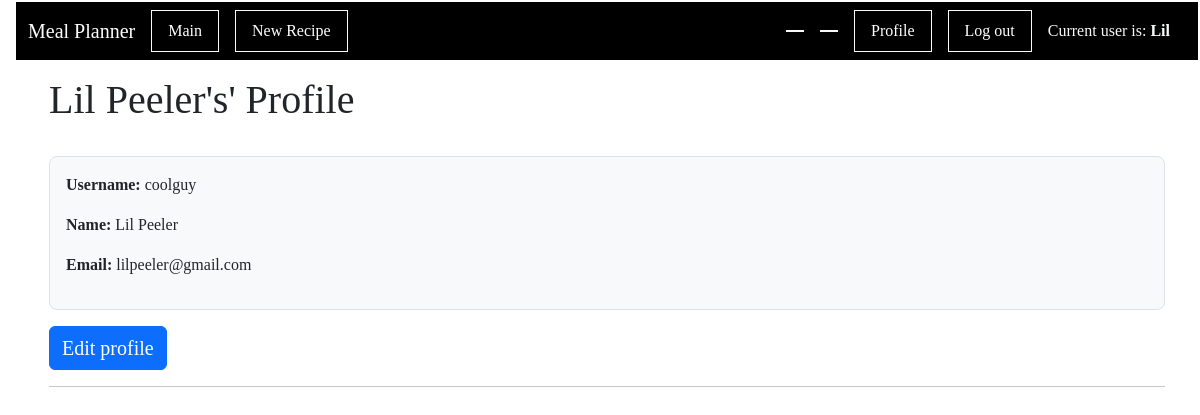
/user/profile (signed in), run on the app's committed database.
### app/main/models.py (models this page shows, shortened)
class User(db.Model, UserMixin):
    id: sqlo.Mapped[int] = sqlo.mapped_column(primary_key=True)
    first_name: sqlo.Mapped[str] = sqlo.mapped_column(sqla.String(64))
    last_name: sqlo.Mapped[str] = sqlo.mapped_column(sqla.String(64))
    username: sqlo.Mapped[str] = sqlo.mapped_column(sqla.String(64))
    email: sqlo.Mapped[str] = sqlo.mapped_column(sqla.String(120))
    password_hash: sqlo.Mapped[str] = sqlo.mapped_column(sqla.String(256))
    is_certified: sqlo.Mapped[bool] = sqlo.mapped_column(sqla.Boolean, default=False)
    written_recipes: sqlo.WriteOnlyMapped['Recipe'] = sqlo.relationship(back_populates='writer')
    users_saved_recipes : sqlo.WriteOnlyMapped['Recipe'] = sqlo.relationship(
        secondary=saved_recipes_table,
        primaryjoin=(saved_recipes_table.c.user_id == id),
        back_populates='recipe_saved_by_users'
    )
    curr_ingredients: sqlo.WriteOnlyMapped['UserIngredientListUse'] = sqlo.relationship(back_populates='userlist_user')
    @login.user_loader
    def load_user(id):
        return db.session.get(User, int(id))

### app/main/routes.py (the view)
@bp_main.route('/user/profile', methods=['GET','POST'])
def display_profile():
    return render_template('profile.html', title="User Profile", user=current_user)

### meal_planner.py (called while the page is built)
@app.before_request
def initDB(*args, **kwargs):
    if app._got_first_request:
        db.create_all()

### app/main/templates/profile.html
{% extends "base.html" %}
{% import 'bootstrap_wtf.html' as wtf %}
{% block content %}
    <h1>{{ user.first_name }} {{ user.last_name }}'s' Profile</h1>
    <br>
    <div class="border rounded-3 bg-light p-3">
        <p> <b>Username:</b>  {{ user.username }} </p>
        <p> <b> Name: </b> {{ user.first_name }} {{ user.last_name }} </p>
        <p> <b> Email: </b> {{ user.email }}</p>
    </div>
    {% if user.id == current_user.id %}
        <p><a href="{{ url_for('main.edit_profile') }}" class="btn btn-primary mt-3 fs-5">Edit profile</a></p>
    {% endif %}
    <hr class="solid">
{% endblock %}

### app/main/templates/base.html (shortened to what this page needs)
<html>
    <head>
       <link
            href="https://cdn.jsdelivr.net/npm/bootstrap@5.3.2/dist/css/bootstrap.min.css"
            rel="stylesheet"
>
       <link rel="stylesheet" href="{{ url_for('static', filename='css/main.css') }}">
       <head>{{ moment.include_moment() }}</head>
    </head>
    <body>
        <nav class = "navbar navbar-dark navbar-expand-lg" style="background-color: black;">
            <div class="container-fluid">
                <a class="navbar-brand" href="{{ url_for('main.index') }}">Meal Planner</a>
                <div class="collapse navbar-collapse" id="navbarSupportedContent">
                    <ul class="navbar-nav me-auto mb-2 mb-lg-0">
                        {% if not current_user.is_anonymous %}
                            <li class="nav-item border border-light px-2 me-3 ">
                                <a class="nav-link text-white" aria-current="page" href="{{ url_for('main.index') }}">Main</a>
                            </li>
                            <li class="nav-item border border-light px-2 me-3 " >
                                <a class="nav-link text-white" aria-current="page" href="{{ url_for('main.createRecipe') }}">New Recipe</a>
                            </li>
                        {% endif %}
                    </ul>
                    <ul class="navbar-nav ms-auto mb-2 mb-lg-0 align-items-center">
                        {% if not current_user.is_anonymous %}
                            <li class="nav-item border border-light px-2 me-3 " >
                            </li>
                            <li class="nav-item border border-light px-2 me-3 " >
                            </li>
                            <li class="nav-item border border-light px-2 me-3 " >
                                <a class="nav-link text-white" aria-current="page" href="{{ url_for('main.display_profile') }}">Profile</a>
                            </li>
                            <li class="nav-item border border-light px-2 me-3 " >
                                <a class="nav-link text-white" aria-current="page" href="{{ url_for('auth.logout') }}">Log out</a>
                            </li>
                            <li class="nav-item me-3">
                                <span class="navbar-text text-light">
                                    Current user is: <strong>{{ current_user.first_name }}</strong>
                                </span>
                            </li>
                        {% else %}
                            <li class="nav-item border border-light px-2 me-3 " >
                                <a class="nav-link text-white" aria-current="page" href="{{ url_for('auth.login') }}">Log in</a>
                            </li>
                        {% endif %}
                    </ul>
                </div>
            </div>
        </nav>
        <div class="container mt-3">
            {% block content %}{% endblock %}
        </div>
    </body>
</html>

### app/static/css/main.css (style rules this page uses)
body { margin: 1px 1px 1px 15px; padding: 1px; font-family: Tahoma; text-align: left; }

### data on the page
User: first_name "Lil", last_name "Peeler", username "coolguy", email "lilpeeler@gmail.com"
